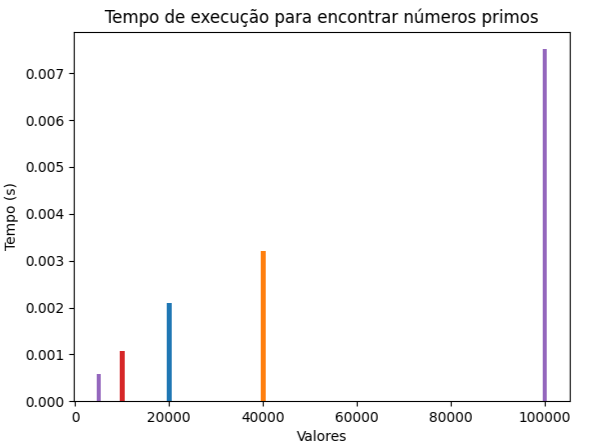

The Python source for this figure:
import matplotlib.pyplot as plt
import time

def crivo_eratostenes(n):
  """
  Implementa o Crivo de Eratóstenes para encontrar números primos até n.

  Args:
      n: Limite superior para a busca de números primos.

  Returns:
      Uma lista contendo todos os números primos até n.
  """
  primos = [True] * (n + 1)  # Inicializa lista com todos True (primos)
  primos[0] = primos[1] = False  # 0 e 1 não são primos

  p = 2
  while p * p <= n:
    if primos[p]:
      for i in range(p * p, n + 1, p):
        primos[i] = False
    p += 1

  return [p for p in range(2, n + 1) if primos[p]]  # Filtra primos da lista

# Programa principal
tempo = []
nums = []

qtde = int(input('Defina a quantidade de valores: '))

for i in range(1, qtde + 1):
  valor = int(input(f'Valor {i}: '))
  nums.append(valor)

for i in range(len(nums)):
  inicial = time.perf_counter()
  n = crivo_eratostenes(nums[i])
  final = time.perf_counter()
  t = final - inicial
  tempo.append(t)

# Visualização do gráfico
plt.bar(nums, tempo, color=['tab:purple', 'tab:red', 'tab:blue', 'tab:orange'], width=1000)
plt.title('Tempo de execução para encontrar números primos')
plt.xlabel('Valores')
plt.ylabel('Tempo (s)')
plt.show()
